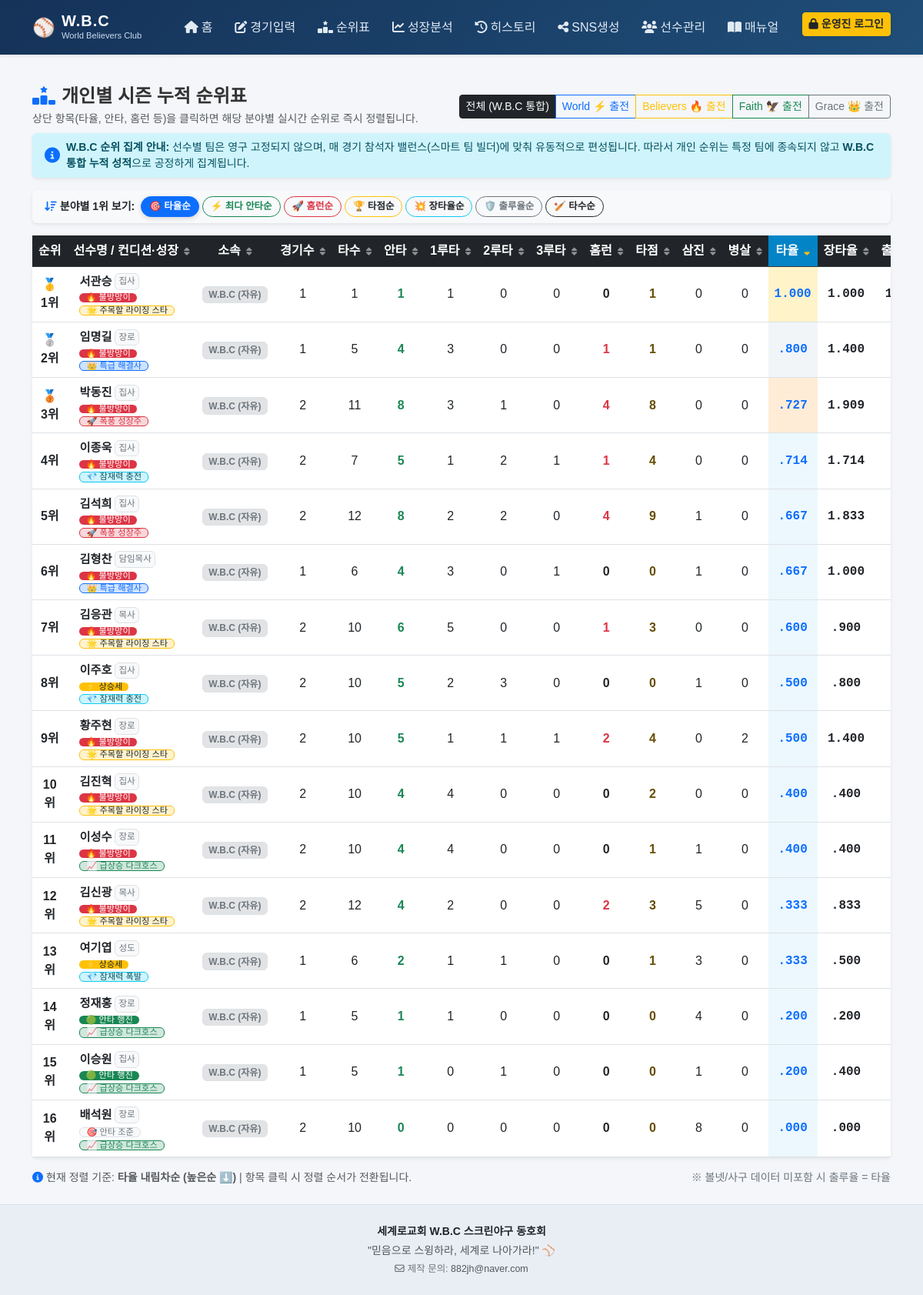
Before: /rankings with the older database file.
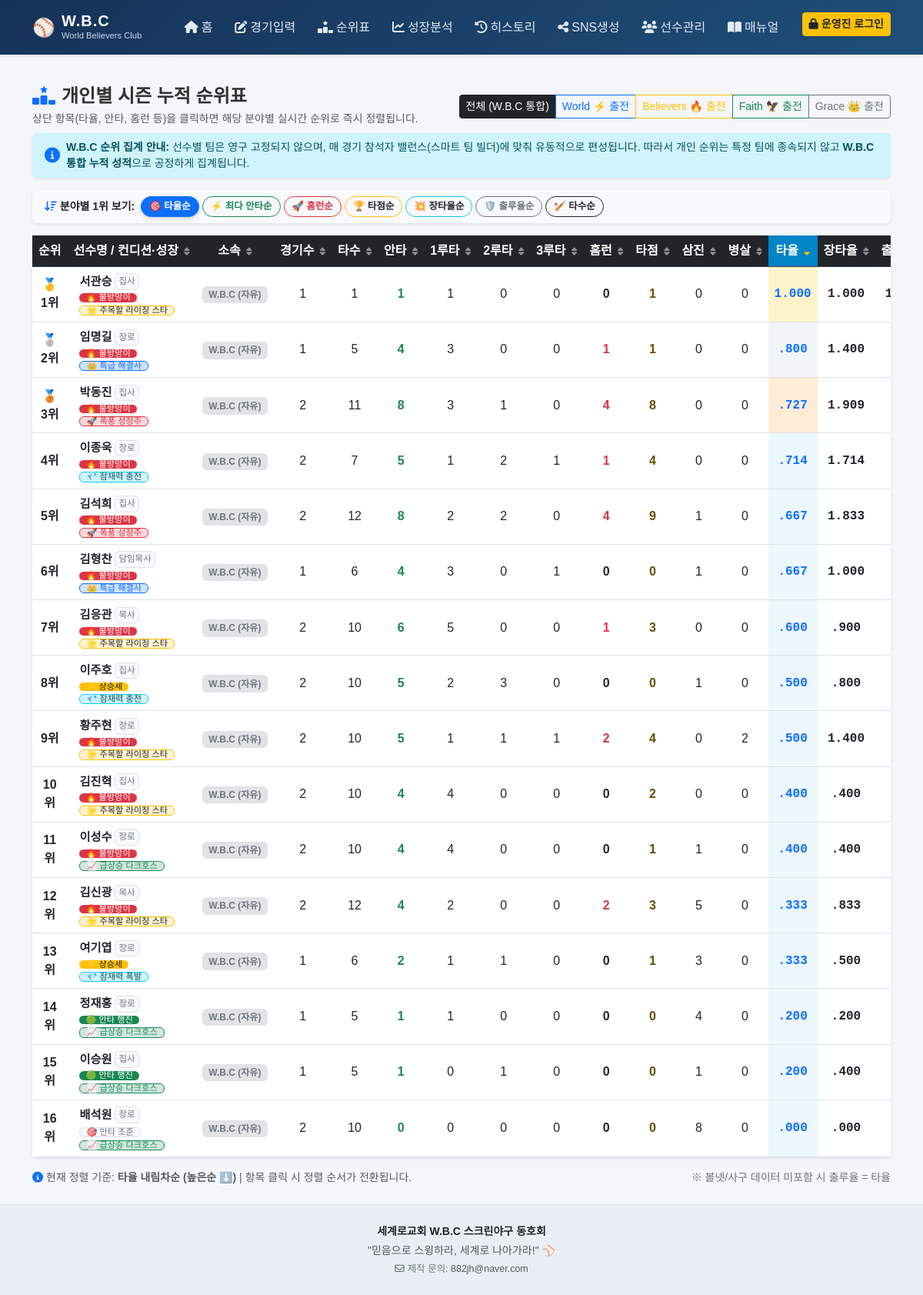
After: the same page with the newer database file.
### tables this page shows
CREATE TABLE players (
            id        INTEGER PRIMARY KEY AUTOINCREMENT,
            name      TEXT NOT NULL,
            team      TEXT NOT NULL,
            is_active INTEGER DEFAULT 1,
            created_at TEXT DEFAULT (datetime('now','localtime'))
        , title TEXT DEFAULT '');

### app.py (the view)
@app.route('/rankings')
def rankings():
    team = request.args.get('team','all')
    where = 'AND (p.team=? OR p.id IN (SELECT player_id FROM batting_records WHERE team=?))' if team != 'all' else ''
    params = [team, team] if team != 'all' else []
    conn = get_db()
    rows = conn.execute(f'''
        SELECT p.id,p.name,p.team,p.title,
               (SELECT team FROM batting_records WHERE player_id=p.id ORDER BY game_id DESC LIMIT 1) recent_team,
               COUNT(DISTINCT br.game_id) games,
               SUM(br.ab) tab, SUM(br.hits) th,
               SUM(br.singles) t1b, SUM(br.doubles) t2b, SUM(br.triples) t3b,
               SUM(br.hr) thr, SUM(br.rbi) trbi, SUM(br.k) tk, SUM(br.dp) tdp,
               CASE WHEN SUM(br.ab)>0
                    THEN ROUND(CAST(SUM(br.hits) AS REAL)/SUM(br.ab),3) ELSE 0 END savg,
               CASE WHEN SUM(br.ab)>0
                    THEN ROUND(CAST(SUM(br.singles)+SUM(br.doubles)*2+SUM(br.triples)*3+SUM(br.hr)*4 AS REAL)/SUM(br.ab),3) ELSE 0 END sslg,
               CASE WHEN SUM(br.ab)>0
                    THEN ROUND(CAST(SUM(br.hits) AS REAL)/SUM(br.ab),3) ELSE 0 END sobp,
               MAX(br.game_id) last_game_id
        FROM players p
        LEFT JOIN batting_records br ON br.player_id=p.id
        WHERE p.is_active=1 {where}
        GROUP BY p.id HAVING SUM(br.ab)>=1
        ORDER BY savg DESC, th DESC, tab DESC
    ''', params).fetchall()
    badges_map = get_all_player_badges(conn)
    players_list = []
    for r in rows:
        d = dict(r)
        pid = d['id']
        badges = badges_map.get(pid, {})
        d['condition_badge'] = badges.get('condition')
        d['growth_badge'] = badges.get('growth')
        players_list.append(d)
    conn.close()
    return render_template('rankings.html', players=players_list, team_filter=team)

### app.py (called while the page is built)
def fmt_rate(val):
    if val is None:
        return ".000"
    try:
        v = float(val)
    except (ValueError, TypeError):
        return ".000"
    if v >= 1.0:
        return f"{v:.3f}"
    s = f"{v:.3f}"
    if s.startswith('0.'):
        return s[1:]
    return s

@app.template_filter('rate')
def rate_filter(val):
    return fmt_rate(val)

@app.context_processor
def inject_auth():
    return {
        'is_admin': session.get('is_admin', False),
        'fmt_rate': fmt_rate,
        'fmt_title': format_player_display,
        'fmt_honor': format_player_honorific
    }

def get_db():
    conn = sqlite3.connect(DB_PATH, timeout=10.0)
    conn.row_factory = sqlite3.Row
    conn.execute('PRAGMA foreign_keys = ON')
    conn.execute('PRAGMA journal_mode = WAL')
    conn.execute('PRAGMA busy_timeout = 5000')
    return conn

### templates/rankings.html (shortened to what the changed rows need)
{% extends 'base.html' %}
{% block content %}
<div class="card shadow-sm border-0">
    <div class="table-responsive">
        <table class="table table-hover align-middle mb-0 text-center" id="rankingsTable" style="min-width: 950px;">
            <thead class="table-dark text-nowrap">
                <tr>
                    <th style="width: 75px;">순위</th>
                    <th class="sortable-th" data-col="name" data-type="text" style="width: 180px; min-width: 160px;" title="클릭하여 선수명 정렬">
                        선수명 / 컨디션·성장 <i class="fa-solid fa-sort sort-icon"></i>
                    </th>
                    <th class="sortable-th" data-col="team" data-type="text" style="width: 95px;" title="클릭하여 소속 정렬">
                        소속 <i class="fa-solid fa-sort sort-icon"></i>
                    </th>
                    <th class="sortable-th" data-col="games" data-type="num" style="width: 55px;" title="클릭하여 경기수 정렬">
                        경기수 <i class="fa-solid fa-sort sort-icon"></i>
                    </th>
                    <th class="sortable-th" data-col="tab" data-type="num" style="width: 55px;" title="클릭하여 타수 정렬">
                        타수 <i class="fa-solid fa-sort sort-icon"></i>
                    </th>
                    <th class="sortable-th" data-col="th" data-type="num" style="width: 55px;" title="클릭하여 최다 안타 정렬">
                        안타 <i class="fa-solid fa-sort sort-icon"></i>
                    </th>
                    <th class="sortable-th" data-col="t1b" data-type="num" style="width: 55px;" title="클릭하여 1루타 정렬">
                        1루타 <i class="fa-solid fa-sort sort-icon"></i>
                    </th>
                    <th class="sortable-th" data-col="t2b" data-type="num" style="width: 55px;" title="클릭하여 2루타 정렬">
                        2루타 <i class="fa-solid fa-sort sort-icon"></i>
                    </th>
                    <th class="sortable-th" data-col="t3b" data-type="num" style="width: 55px;" title="클릭하여 3루타 정렬">
                        3루타 <i class="fa-solid fa-sort sort-icon"></i>
                    </th>
                    <th class="sortable-th" data-col="thr" data-type="num" style="width: 55px;" title="클릭하여 홈런 정렬">
                        홈런 <i class="fa-solid fa-sort sort-icon"></i>
                    </th>
                    <th class="sortable-th" data-col="trbi" data-type="num" style="width: 55px;" title="클릭하여 타점 정렬">
                        타점 <i class="fa-solid fa-sort sort-icon"></i>
                    </th>
                    <th class="sortable-th" data-col="tk" data-type="num" style="width: 55px;" title="클릭하여 삼진 정렬">
                        삼진 <i class="fa-solid fa-sort sort-icon"></i>
                    </th>
                    <th class="sortable-th" data-col="tdp" data-type="num" style="width: 55px;" title="클릭하여 병살 정렬">
                        병살 <i class="fa-solid fa-sort sort-icon"></i>
                    </th>
                    <th class="sortable-th active-sort" data-col="savg" data-type="num" style="width: 75px;" title="클릭하여 타율 정렬">
                        타율 <i class="fa-solid fa-sort-down sort-icon text-warning"></i>
                    </th>
                    <th class="sortable-th" data-col="sslg" data-type="num" style="width: 75px;" title="클릭하여 장타율 정렬">
                        장타율 <i class="fa-solid fa-sort sort-icon"></i>
                    </th>
                    <th class="sortable-th" data-col="sobp" data-type="num" style="width: 75px;" title="클릭하여 출루율 정렬">
                        출루율
                    </th>
                </tr>
            </thead>
            <tbody>
                {% for p in players %}
                {% set rank_class = 'rank-gold' if loop.index == 1 else ('rank-silver' if loop.index == 2 else ('rank-bronze' if loop.index == 3 else '')) %}
                <tr class="{{ rank_class }}">
                    <td class="fw-bold rank-cell" data-col="rank" data-val="{{ loop.index }}">
                    </td>
                    <td class="text-start ps-3 py-2 text-nowrap" data-col="name" data-val="{{ p.name }}">
                        <div class="d-flex align-items-center gap-1">
                            <a href="{{ url_for('analytics_page', player_id=p.id) }}" class="fw-bold text-decoration-none text-dark hover-primary" title="성장 분석 차트 보기" style="font-size: 0.95rem;">
                                {{ p.name }}
                            </a>
                            {% if p.title %}
                                <span class="badge bg-light text-secondary border px-1" style="font-size: 0.72rem; font-weight: normal;">{{ p.title }}</span>
                            {% endif %}
                        </div>
                        {% if p.condition_badge or p.growth_badge %}
                        <div class="d-flex align-items-center gap-1 mt-1 flex-wrap">
                            {% if p.condition_badge %}
                                <span class="badge {{ p.condition_badge.class }} py-0 px-2 small" style="font-size: 0.7rem; font-weight: 500;" title="{{ p.condition_badge.desc }}">
                                    {{ p.condition_badge.emoji }} {{ p.condition_badge.text }}
                                </span>
                            {% endif %}
                            {% if p.growth_badge %}
                                <span class="badge {{ p.growth_badge.class }} py-0 px-2 small" style="font-size: 0.7rem; font-weight: 500;" title="{{ p.growth_badge.desc }}">
                                    {{ p.growth_badge.emoji }} {{ p.growth_badge.text }}
                                </span>
                            {% endif %}
                        </div>
                        {% endif %}
                    </td>
                    <td data-col="team" data-val="{{ p.team }}">
                        {% if p.team == 'World' %}
                            <span class="badge badge-world">World</span>
                        {% elif p.team == 'Believers' %}
                            <span class="badge badge-believers">Believers</span>
                        {% elif p.team == 'Faith' %}
                            <span class="badge badge-faith">Faith</span>
                        {% elif p.team == 'Grace' %}
                            <span class="badge badge-grace">Grace</span>
                        {% else %}
                            <span class="badge bg-secondary-subtle text-secondary border">W.B.C (자유)</span>
                        {% endif %}
                    </td>
                    <td data-col="games" data-val="{{ p.games }}">{{ p.games }}</td>
                    <td data-col="tab" data-val="{{ p.tab }}">{{ p.tab }}</td>
                    <td class="fw-bold text-success" data-col="th" data-val="{{ p.th }}">{{ p.th }}</td>
                    <td data-col="t1b" data-val="{{ p.t1b }}">{{ p.t1b }}</td>
                    <td data-col="t2b" data-val="{{ p.t2b }}">{{ p.t2b }}</td>
                    <td data-col="t3b" data-val="{{ p.t3b }}">{{ p.t3b }}</td>
                    <td class="fw-bold {{ 'text-danger' if p.thr > 0 else '' }}" data-col="thr" data-val="{{ p.thr }}">{{ p.thr }}</td>
                    <td class="fw-bold text-warning-emphasis" data-col="trbi" data-val="{{ p.trbi }}">{{ p.trbi }}</td>
                    <td data-col="tk" data-val="{{ p.tk }}">{{ p.tk }}</td>
                    <td data-col="tdp" data-val="{{ p.tdp }}">{{ p.tdp }}</td>
                    <td class="stat-mono fw-bold text-primary fs-6 sorted-col-cell" data-col="savg" data-val="{{ p.savg }}">
                        {{ p.savg | rate }}
                    </td>
                    <td class="stat-mono" data-col="sslg" data-val="{{ p.sslg }}">
                        {{ p.sslg | rate }}
                    </td>
                    <td class="stat-mono" data-col="sobp" data-val="{{ p.sobp }}">
                    </td>
                </tr>
                {% else %}
                <tr>
                    <td colspan="16" class="py-4 text-muted">등록된 기록이 없습니다.</td>
                </tr>
                {% endfor %}
            </tbody>
        </table>
    </div>
</div>
{% endblock %}

Changed rows visible on the page:
changed players "이종욱": title "집사" → "장로"
changed players "여기엽": title "성도" → "장로"
